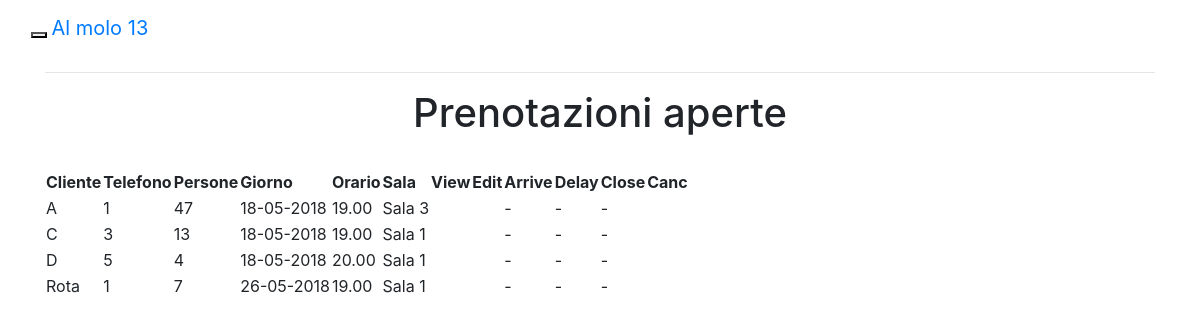
Page /elenchi/prenotazioni.php (signed in) on the committed database.
### tables this page shows
CREATE TABLE `prenotazioni` (
  `id_prenotazione` int(11) NOT NULL,
  `cliente` varchar(50) NOT NULL,
  `tel` varchar(10) NOT NULL,
  `num_partecipanti` int(11) NOT NULL,
  `giorno` varchar(10) NOT NULL,
  `orario` varchar(15) NOT NULL,
  `id_sala` int(11) NOT NULL,
  `id_stagione` int(11) NOT NULL,
  `id_fase` int(11) NOT NULL,
  `note_prenotazione` text NOT NULL,
  `scadenza` int(11) NOT NULL,
  `arrivo` int(11) NOT NULL,
  `chiusura` int(11) NOT NULL
);

CREATE TABLE `sale` (
  `id_sala` int(11) NOT NULL,
  `Nome_sala` varchar(20) NOT NULL,
  `Numero_posti_prenotabili` int(11) NOT NULL
);

### elenchi/prenotazioni.php (the view, shortened to what this page needs)
<?php
if(!isset($_COOKIE["login"])) {
    echo '<script> window.location.href= "http://prenotazioni.ristorante-almolo13.com/index.php";</script>';
    exit();
}
else {
    include '../menu.php';
    ?>
    <html>
    <head>
    </head>
    <body id="body">
    <div class="container">
        <div class="row">
            <div class="col-md-12" id="wrapper">
                    <?php
                if (isset($_GET['msg'])) {
                    ?>
                    <h1 class="text-center">Prenotazione n° <?php echo $_GET['msg']; ?></h1>
                    <?php
                    $id = $_GET['msg'];
                    $query2 = "SELECT * FROM prenotazioni WHERE id_prenotazione='$id'";
                    $result2 = $connessione->query($query2);
                    $numrows2 = $result2->num_rows;
                    if ($numrows2) {
                        while ($row2 = $result2->fetch_assoc()) {
                            ?>
                            <form>
                                <div class="form-row row">
                                    <div class='col-md-2'><br></div>
                                    <div class="form-group col-md-4">
                                        <label for="disabledTextInput">Cliente</label>
                                        <?php
                                        echo "<input type='text' class='form-control' placeholder='" . $row2['cliente'] . "' disabled>";
                                        ?>
                                    </div>
                                    <div class="form-group col-md-4">
                                        <label for="disabledTextInput">Telefono</label>
                                        <?php
                                        echo "<input type='text' class='form-control' placeholder='" . $row2['tel'] . "' disabled>";
                                        ?>
                                    </div>
                                    <div class='col-md-2'><br></div>
                                </div>
                                <div class="form-row row">
                                    <div class='col-md-2'><br></div>
                                    <div class="form-group col-md-2">
                                        <label for="disabledTextInput">Numero persone</label>
                                        <?php
                                        echo "<input type='text' class='form-control' placeholder='" . $row2['num_partecipanti'] . "' disabled>";
                                        ?>
                                    </div>
                                    <div class="form-group col-md-2">
                                        <label for="disabledTextInput">Giorno</label>
                                        <?php
                                        echo "<input type='text' class='form-control' placeholder='" . $row2['giorno'] . "' disabled>";
                                        ?>
                                    </div>
                                    <div class="form-group col-md-2">
                                        <label for="disabledTextInput">Ora</label>
                                        <?php
                                        echo "<input type='text' class='form-control' placeholder='" . $row2['orario'] . "' disabled>";
                                        ?>
                                    </div>
                                    <div class="form-group col-md-2">
                                        <label for="disabledTextInput">Sala</label>
                                        <?php
                                        $idsala = $row2['id_sala'];
                                        $query3 = "SELECT * FROM sale WHERE id_sala='$idsala'";
                                        $result3 = $connessione->query($query3);
                                        $numrows3 = $result3->num_rows;
                                        if ($numrows3) {
                                            $row3 = $result3->fetch_assoc();
                                            echo "<input type='text' class='form-control' placeholder='" . $row3['id_sala'] . " - " . $row3['Nome_sala'] . "' disabled>";
                                        }
                                        ?>
                                    </div>
                                    <div class='col-md-2'><br></div>
                                </div>
                                <div class="form-row row">
                                    <div class='col-md-2'><br></div>
                                    <div class="form-group col-md-8">
                                        <label for="comment">Note</label>
                                        <?php
                                        echo "<textarea class='form-control' rows='10' disabled>" . $row2['note_prenotazione'] . "</textarea>";
                                        ?>
                                    </div>
                                    <div class='col-md-2'><br></div>
                                </div>
                                <div class="text-center">
                                    <button onclick="window.location.href='../forms/ModificaPrenotazione.php?msg=<?php echo $_GET['msg'] ?>&t=n';"
                                            class="btn btn-primary" type="button">
                                        <h4>Modifica</h4>
                                    </button>
                                </div>
                            </form>
                            <?php
                        }
                    }
                } else {
                    $query = array();
                    $titoli = ["Prenotazioni aperte", "Arrivati", "Scaduti", "Prenotazioni chiuse"];
                    $parametri = [[1, 1, 1], [0, 1, 1], [1, 0, 1], [1, 1, 0]];
                    if (isset($_GET['date'])) {
                        $data = date("Y-m-d", strtotime($_GET['date']));
                        $query[0] = "SELECT * FROM prenotazioni WHERE (giorno='$data' and chiusura = 0 and arrivo = 0 and scadenza = 0) ORDER BY giorno, orario;";
                        $query[1] = "SELECT * FROM prenotazioni WHERE giorno='$data' and arrivo = 1 and chiusura = 0 ORDER BY giorno, orario;";
                        $query[2] = "SELECT * FROM prenotazioni WHERE giorno='$data' and scadenza = 1 and chiusura = 0 ORDER BY giorno, orario;";
                        $query[3] = "SELECT * FROM prenotazioni WHERE giorno='$data' and chiusura = 1 ORDER BY giorno, orario;";
                    } else if (isset($_GET["strt"]) && isset($_GET["nd"])) {
                        $a1 = $_GET["strt"];
                        $a2 = $_GET["nd"];
                        $query[0] = "SELECT * FROM prenotazioni WHERE giorno >= '" . $a1 . "' and giorno <= '" . $a2 . "' ORDER BY giorno, orario;";
                    } else
                        $query[0] = "SELECT * FROM prenotazioni WHERE chiusura = 0 ORDER BY giorno, orario;";
                    for ($i = 0; $i < sizeof($query); $i++) {
                        $sql = $query[$i];
                        $result = $connessione->query($sql);
                        echo '<hr><h1 class="text-center">' . $titoli[$i] . '</h1><br>';
                        if ($result && ($result->num_rows) > 0) {
							$today = date("Y-m-d");
                            echo '
								<table id="table' . $i . '">
									<thead>
									<tr>
										<th>Cliente</th>
										<th>Telefono</th>
										<th>Persone</th>
										<th>Giorno</th>
										<th>Orario</th>
										<th>Sala</th>
										<th>View</th>
										<th>Edit</th>
										<th>Arrive</th>
										<th>Delay</th>
										<th>Close</th>
										<th>Canc</th>
									</tr>
									</thead>
									<tbody>';
                            while ($row = $result->fetch_assoc()) {
                                ?>
                                <tr>
                                    <?php
                                    echo "<td>" . $row['cliente'] . "</td>";
                                    echo "<td>" . $row['tel'] . "</td>";
                                    echo "<td>" . $row['num_partecipanti'] . "</td>";
                                    $date = new DateTime($row['giorno']);
                                    echo "<td>" . $date->format('d-m-Y') . "</td>";
                                    echo "<td>" . $row['orario'] . "</td>";
                                    $query1 = "SELECT * FROM sale WHERE id_sala=" . $row['id_sala'];
                                    $result1 = $connessione->query($query1);
                                    $numrows1 = $result1->num_rows;
                                    if ($numrows1) {
                                        while ($row1 = $result1->fetch_assoc()) {
                                            echo "<td>" . $row1['Nome_sala'] . "</td>";
                                        }
                                    } else
                                        echo "<td>x</td>";
                                    ?>
                                    <td>
                                    </td>
                                    <td>
                                    </td>
                                    <td>
                                        <?php if($today == $row["giorno"]) { ?>
										<a href="../codici/aggiornaPrenotazione.php?id=<?php echo $row['id_prenotazione'] . "&a=a&p=" . $parametri[$i][0]; ?>">
                                            <span class="glyphicon glyphicon-ok"></span>
                                        </a>
										<?php } else echo " - "; ?>
                                    </td>
                                    <td>
                                        <?php if($today == $row["giorno"]) { ?>
                                        <a href="../codici/aggiornaPrenotazione.php?id=<?php echo $row['id_prenotazione'] . "&a=s&p=" . $parametri[$i][1]; ?>">
                                            <span class="glyphicon glyphicon-remove"></span>
                                        </a>
										<?php } else echo " - "; ?>
                                    </td>
                                    <td>
                                        <?php if($today == $row["giorno"]) { ?>
                                        <a href="../codici/aggiornaPrenotazione.php?id=<?php echo $row['id_prenotazione'] . "&a=c&p=" . $parametri[$i][2]; ?>">
                                            <span class="glyphicon glyphicon-ban-circle"></span>
                                        </a>
										<?php } else echo " - "; ?>
                                    </td>
                                    <td>
                                    </td>
                                </tr>
                                <?php
                            }
                            echo '</tbody>
								</table>';
                        } else
                            $nascondi = true;
                    }
                }
                ?>
            </div>
        </div>
    </body>
    </html>
    <?php
}
?>

### rows in the picture
prenotazioni: cliente "A", tel "1", num_partecipanti "47", giorno "18-05-2018", orario "19.00"
sale: Nome_sala "Sala 3"
prenotazioni: cliente "C", tel "3", num_partecipanti "13", giorno "18-05-2018", orario "19.00"
sale: Nome_sala "Sala 1"
prenotazioni: cliente "D", tel "5", num_partecipanti "4", giorno "18-05-2018", orario "20.00"
prenotazioni: cliente "Rota", tel "1", num_partecipanti "7", giorno "26-05-2018", orario "19.00"

### other values in the picture
$titoli[$i] "Prenotazioni aperte"
